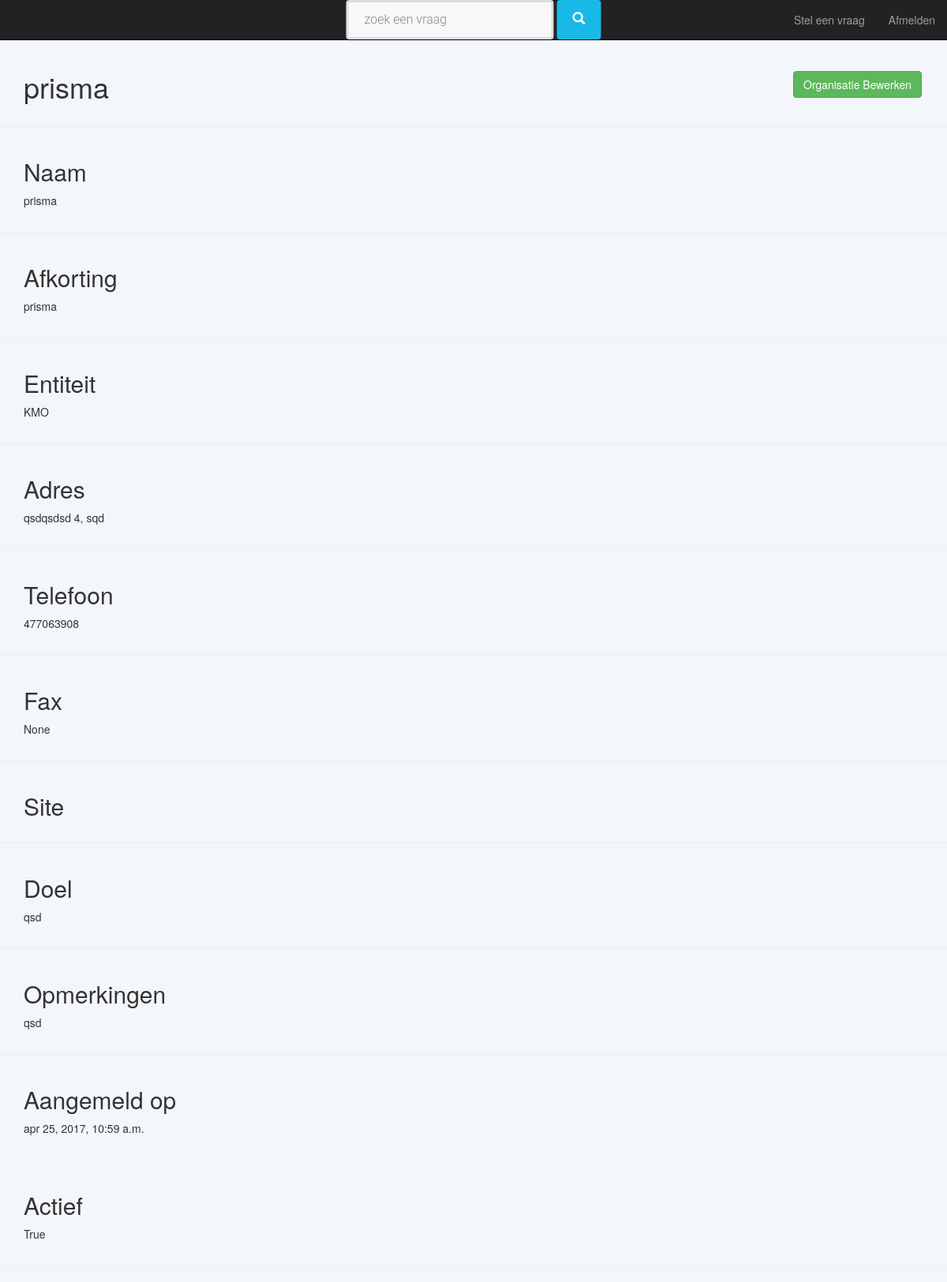
The page /custom_users/organisation_detail (signed in) on the database its author committed.
### custom_users/models.py (models this page shows, shortened)
class Organisation(models.Model):
    name = models.CharField(max_length=255, unique=True)
    recognised_abbreviation = models.CharField(max_length=31, blank=True)
    legal_entity = models.ForeignKey(LegalEntity)
    address = models.ForeignKey(Address)
    telephone = models.IntegerField()
    fax = models.IntegerField(blank=True, null=True)
    website = URLField(max_length=255, null=True, blank=True)
    goal = models.TextField()
    remarks = models.TextField(blank=True, null=True)
    creation_date = models.DateTimeField(default=timezone.now)
    active = models.BooleanField(default=True)

class LegalEntity(models.Model):
    entity = models.CharField(max_length=10, unique=True)
    def __str__(self):
        return '{0}'.format(self.entity)

class Address(models.Model):
    class Meta:
        verbose_name = _('address')
        verbose_name_plural = _('addresses')
    province = models.ForeignKey(Province)
    city = models.CharField(max_length=255)
    postal_code = models.PositiveIntegerField()
    street_name = models.CharField(max_length=40)
    street_number = models.CharField(max_length=15)  # char om bv. 27B toe te staan.
    def __str__(self):
        return self.street_name + ' ' + str(self.street_number) + ', ' + self.city

### custom_users/views.py (the view)
@login_required
def organisation_detail(request):
    usr = OrganisationUser.objects.get(email=request.user.email)
    organisation = usr.organisation
    context = {'organisation': organisation}
    return render(request, 'custom_users/organisation_detail.html', context)

### custom_users/templates/custom_users/organisation_detail.html (shortened to what this page needs)
{% extends "base/base.html" %}
{% load cms_tags menu_tags sekizai_tags staticfiles %}
{% block content %}
    <div class = "container">
        <div class="row">
            <div class = "col-md-10">
                <h1>{{ organisation.name }}</h1>
            </div>
            <div class = "col-md-2">
                <br>
                <a class="btn btn-success pull-down"
                        href = "{% url 'edit_organisation' organisation.id %}">
                    Organisatie Bewerken
                </a>
            </div>
        </div>
    </div>
    <hr />
       <div class = "container">
        <div class="row">
            <div class = "col-md-11">
                <h2>Naam</h2>
                <p>{{ organisation.name }}</p>
            </div>
        </div>
    </div>
    <hr/>
    <div class = "container">
        <div class="row">
            <div class = "col-md-11">
                <h2>Afkorting</h2>
                <p>{{ organisation.recognised_abbreviation }}</p>
            </div>
        </div>
    </div>
    <hr />
    <div class = "container">
        <div class="row">
            <div class = "col-md-11">
                <h2>Entiteit</h2>
                <p>{{ organisation.legal_entity }}</p>
            </div>
        </div>
    </div>
    <hr/>
        <div class = "container">
        <div class="row">
            <div class = "col-md-11">
                <h2>Adres</h2>
                <p>{{ organisation.address }}</p>
            </div>
        </div>
    </div>
    <hr/>
    <div class = "container">
        <div class="row">
            <div class = "col-md-11">
                <h2>Telefoon</h2>
                <p>{{ organisation.telephone }}</p>
            </div>
        </div>
    </div>
    <hr/>
    <div class = "container">
        <div class="row">
            <div class = "col-md-11">
                <h2>Fax</h2>
                <p>{{ organisation.fax }}</p>
            </div>
        </div>
    </div>
    <hr/>
    <div class = "container">
        <div class="row">
            <div class = "col-md-11">
                <h2>Site</h2>
            </div>
        </div>
    </div>
    <hr/>
    <div class = "container">
        <div class="row">
            <div class = "col-md-11">
                <h2>Doel</h2>
                <p>{{ organisation.goal }}</p>
            </div>
        </div>
    </div>
    <hr/>
    <div class = "container">
        <div class="row">
            <div class = "col-md-11">
                <h2>Opmerkingen</h2>
                <p>{{ organisation.remarks }}</p>
            </div>
        </div>
    </div>
    <hr/>
    <div class = "container">
        <div class="row">
            <div class = "col-md-11">
                <h2>Aangemeld op</h2>
                <p>{{ organisation.creation_date }}</p>
            </div>
        </div>
    </div>
    <hr/>
    <div class = "container">
        <div class="row">
            <div class = "col-md-11">
                <h2>Actief</h2>
                <p>{{ organisation.active }}</p>
            </div>
        </div>
    </div>
    <hr/>
{% endblock %}

### dbwwinkel/static/dbwwinkel/css/wwinkel.css (style rules this page uses)
body { background-color: #F3F6FA; padding-top: 70px; }

### rows shown on the page
Organisation: name "prisma", recognised_abbreviation "prisma", legal_entity "KMO", address "qsdqsdsd 4, sqd", telephone "477063908", fax "None", goal "qsd", remarks "qsd", creation_date "apr 25, 2017, 10:59 a.m.", active "True"
